Frame 1 (no input): blank canvas, image omitted
Frame 60 (the mouse pressed at the canvas centre just before this capture): blank canvas, image omitted
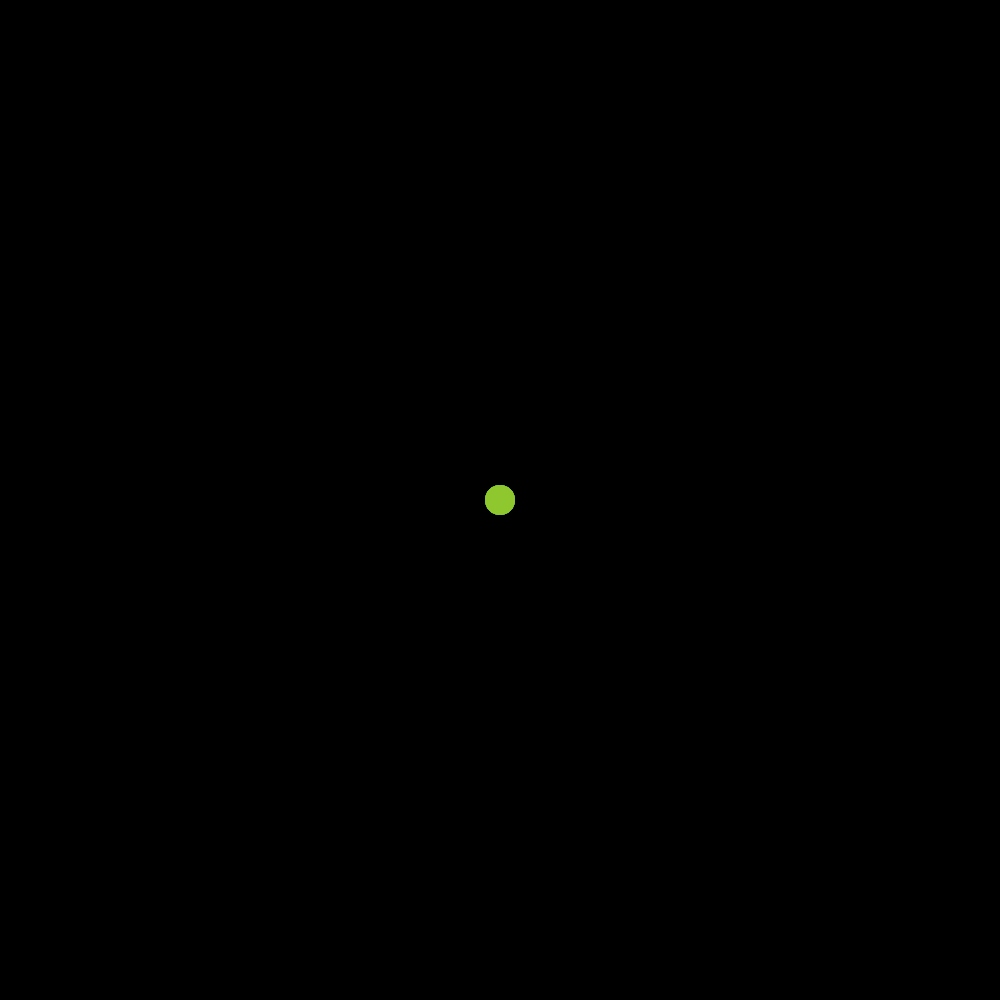
Frame 120 (the mouse held since frame 60 and released just before this capture)

The Processing sketch whose frames 1 and 60 were blank and that drew this single picture after the mouse press (run headless with seeded random() and noise(); from frame 60 on, the mouse is pressed at the canvas centre):

// Processing sketch: processing_135068
// ── processing_135068.pde

int counter;
void setup () {
  size (1000,1000);
  background (0,0,0);
  color(HSB);
  counter=0;
}

void draw () {
  counter++;
  noStroke();
  fill (random(255),200,50,25);
  if (mousePressed == true)
    ellipse (mouseX,mouseY, 30, 30);
    
}
    
